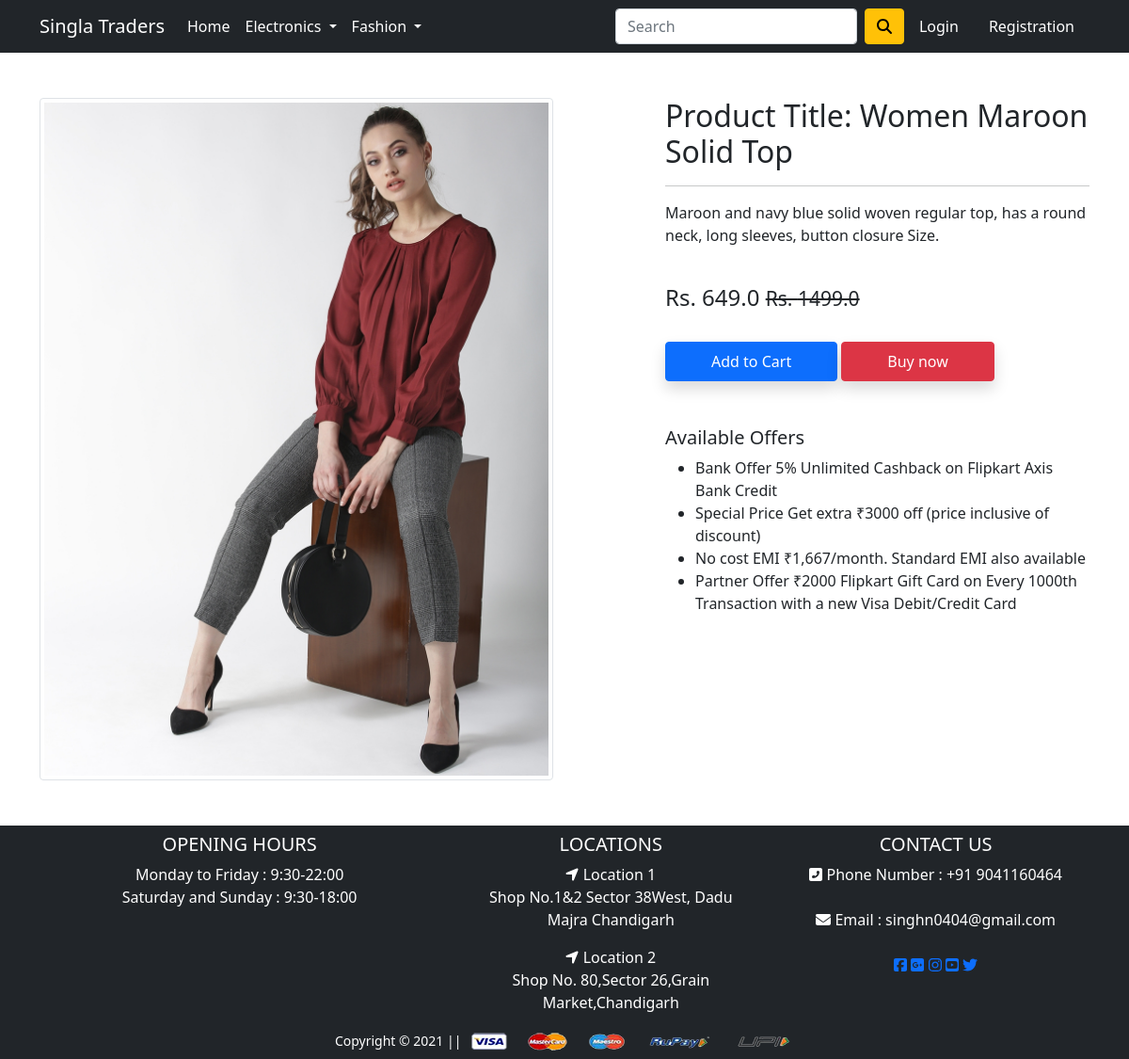
Screenshot of /product-detail/1 with the database file from the repository.
### app/models.py (models this page shows, shortened)
class Product(models.Model):
    title = models.CharField(max_length=100)
    selling_price = models.FloatField()
    discounted_price = models.FloatField()
    description = models.CharField(max_length=1000)
    brand = models.CharField(max_length=100)
    category = models.CharField(choices = CATEGORY_CHOICE,max_length=2)
    product_img = models.ImageField(upload_to='productimg')

### app/views.py (the view)
# urls.py: path('product-detail/<int:pk>', views.ProductDetailView.as_view() , name='product-detail'),
class ProductDetailView(View):
    def get(self,request,pk):
        totalitem = 0
        product = Product.objects.get(pk=pk)
        item_already_in_cart = False
        if request.user.is_authenticated:
            totalitem = len(Cart.objects.filter(user=request.user))
            item_already_in_cart = Cart.objects.filter(Q(product=product.id) & Q(user=request.user)).exists()
        return render (request,'app/productdetail.html',{'product':product,'item_already_in_cart':item_already_in_cart,'totalitem':totalitem})

### app/templates/app/productdetail.html (shortened to what this page needs)
{% extends 'app/base.html' %}
{% load static %}
{% block main-content %}
<div class="container my-5">
 <div class="row">
  <div class="col-sm-6 text-center align-self-center">
   <img src="{{product.product_img.url}}" alt="" class="img-fluid img-thumbnail">
  </div>
  <div class="col-sm-5 offset-sm-1">
   <h2>Product Title: {{product.title}}</h2>
   <hr>
   <p>{{product.description}}</p> <br>
   <h4>Rs. {{product.discounted_price}} <small class="fw-light text-decoration-line-through">Rs. {{product.selling_price}}</small></h4> <br>
   {% if not request.user.is_authenticated %}
   <form action="/add-to-cart" class="d-inline">
     <button type="submit" class="btn btn-primary shadow px-5 py-2">Add to Cart</button>
   </form>
   {% endif %}
   <form action="/add-to-cart" class="d-inline">
    <button type="submit" class="btn btn-danger shadow px-5 py-2">Buy now</button>
  </form>
   <h5 class="mt-5">Available Offers</h5>
   <ul>
    <li>Bank Offer 5% Unlimited Cashback on Flipkart Axis Bank Credit</li>
    <li>Special Price Get extra ₹3000 off (price inclusive of discount)</li>
    <li>No cost EMI ₹1,667/month. Standard EMI also available</li>
    <li>Partner Offer ₹2000 Flipkart Gift Card on Every 1000th Transaction with a new Visa Debit/Credit Card</li>
   </ul>
  </div>
 </div>
</div>
{% endblock main-content %}

### rows the page displays
Product: product_img (picture), title "Women Maroon Solid Top", description "Maroon and navy blue solid woven regular top, has a round neck, long sleeves, button closure Size.", discounted_price "649.0", selling_price "1499.0"
